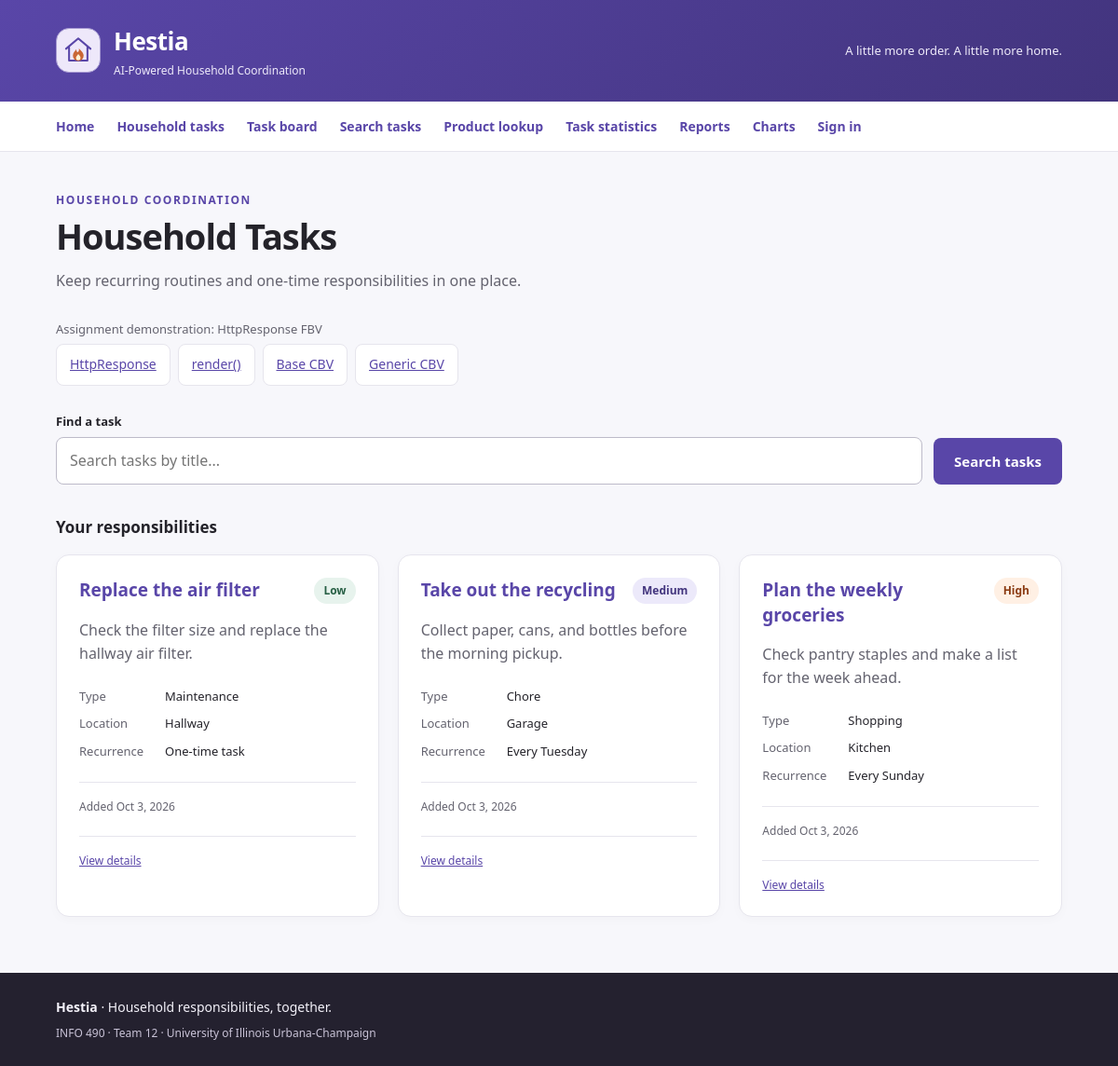
/tasks/manual/, run on the app's committed database.
### workflows/models.py (models this page shows, shortened)
class Task(models.Model):
    class TaskType(models.TextChoices):
        CHORE = "CHORE", "Chore"
        APPOINTMENT = "APPOINTMENT", "Appointment"
        DEADLINE = "DEADLINE", "Deadline"
        ERRAND = "ERRAND", "Errand"
        MAINTENANCE = "MAINTENANCE", "Maintenance"
        SHOPPING = "SHOPPING", "Shopping"
        OTHER = "OTHER", "Other"
    class Priority(models.TextChoices):
        LOW = "LOW", "Low"
        MEDIUM = "MEDIUM", "Medium"
        HIGH = "HIGH", "High"
        URGENT = "URGENT", "Urgent"
    task_id = models.AutoField(primary_key=True)
    workspace = models.ForeignKey(
        Workspace,
        on_delete=models.CASCADE,
        related_name="tasks",
    )
    source_document = models.ForeignKey(
        SourceDocument,
        on_delete=models.SET_NULL,
        null=True,
        blank=True,
        related_name="generated_tasks",
    )
    created_by_membership = models.ForeignKey(
        Membership,
        on_delete=models.SET_NULL,
        null=True,
        blank=True,
        related_name="created_tasks",
    )
    related_product = models.ForeignKey(
        Product,
        on_delete=models.SET_NULL,
        null=True,
        blank=True,
        related_name="related_tasks",
    )
    related_shopping_list_entry = models.ForeignKey(
        ShoppingListEntry,
        on_delete=models.SET_NULL,
        null=True,
        blank=True,
        related_name="related_tasks",
    )
    title = models.CharField(max_length=200)
    description = models.TextField(blank=True)
    task_type = models.CharField(
        max_length=40,
        choices=TaskType.choices,
        default=TaskType.OTHER,
    )
    priority = models.CharField(
        max_length=20,
        choices=Priority.choices,
        default=Priority.MEDIUM,
    )
    recurrence_rule = models.CharField(max_length=255, blank=True)
    default_location = models.CharField(max_length=255, blank=True)
    created_at = models.DateTimeField(auto_now_add=True)
    updated_at = models.DateTimeField(auto_now=True)
    class Meta:
        ordering = [
            "-created_at",
            "title",
        ]
        constraints = [
            models.UniqueConstraint(
                fields=["workspace", "title"],
                name="unique_task_title_per_workspace",
            )
        ]
    def get_absolute_url(self):
        return reverse("workflows:task-detail", kwargs={"pk": self.pk})

### workflows/views.py (the view)
# urls.py: path("manual/", task_manual_view, name="task-manual"),
def task_manual_view(request):
    tasks = filter_tasks(Task.objects.all(), request)
    template = loader.get_template("tasks/task_list.html")
    return HttpResponse(template.render({"tasks": tasks, "view_style": "HttpResponse FBV"}, request))

### workflows/views.py (called while the page is built)
def filter_tasks(queryset, request):
    query = request.GET.get("q", "").strip()
    return queryset.filter(title__icontains=query) if query else queryset

### templates/tasks/task_list.html (shortened to what this page needs)
{% extends "base.html" %}
{% block content %}
<section class="page-header">
    <p class="eyebrow">Household coordination</p>
    <h1>Household Tasks</h1>
    <p>Keep recurring routines and one-time responsibilities in one place.</p>
</section>
{% if view_style %}
<section class="view-demo" aria-label="Assignment demonstration">
    <p class="eyebrow">Assignment demonstration: {{ view_style }}</p>
    <nav class="view-examples" aria-label="View implementation examples">
        <a href="{% url 'workflows:task-manual' %}">HttpResponse</a>
        <a href="{% url 'workflows:task-render' %}">render()</a>
        <a href="{% url 'workflows:task-cbv-base' %}">Base CBV</a>
        <a href="{% url 'workflows:task-cbv-generic' %}">Generic CBV</a>
    </nav>
</section>
{% endif %}
{% endblock %}
{% block send_search %}
<form method="get" class="search-form" role="search">
    <div class="search-field">
        <label for="task-search">Find a task</label>
        <input id="task-search" type="search" name="q" placeholder="Search tasks by title..." value="{{ request.GET.q }}">
    </div>
    <button type="submit">Search tasks</button>
</form>
{% endblock %}
{% block filter %}
<section aria-labelledby="task-results-heading">
    <div class="results-heading">
        <h2 id="task-results-heading">{% if request.GET.q %}Search results{% else %}Your responsibilities{% endif %}</h2>
    </div>
    <div class="task-grid">
        {% for task in tasks %}
            <article class="task-card">
                <div class="card-heading">
                    <h3><a href="{{ task.get_absolute_url }}">{{ task.title }}</a></h3>
                    <span class="status-badge priority-{{ task.priority|lower }}">{{ task.get_priority_display }}</span>
                </div>
                <p class="task-description">{{ task.description|default:"No description provided." }}</p>
                <dl class="task-details">
                    <div><dt>Type</dt><dd>{{ task.get_task_type_display }}</dd></div>
                    <div><dt>Location</dt><dd>{{ task.default_location|default:"No location specified" }}</dd></div>
                    <div><dt>Recurrence</dt><dd>{{ task.recurrence_rule|default:"One-time task" }}</dd></div>
                </dl>
                {% if task.created_at %}
                    <p class="record-date">Added {{ task.created_at|date:"M j, Y" }}</p>
                {% endif %}
                <p class="record-date"><a href="{{ task.get_absolute_url }}">View details</a></p>
            </article>
        {% endfor %}
    </div>
</section>
{% endblock %}

### static files/css/style.css (style rules this page uses)
:root { --hestia-primary: #5946a8; --hestia-primary-dark: #42347d; --hestia-background: #f7f7fb; --hestia-text: #24232a; --hestia-muted: #64636f; --hestia-border: #e6e5ed; }
* { box-sizing: border-box; }
body { margin: 0; min-height: 100vh; display: flex; flex-direction: column; background: var(--hestia-background); color: var(--hestia-text); font: 16px/1.6 "Segoe UI", sans-serif; }
a { color: var(--hestia-primary); }
.page-header { margin-bottom: 28px; }
.page-header h1 { font-size: clamp(28px, 4vw, 38px); line-height: 1.2; letter-spacing: -1px; margin: 7px 0 12px; }
.page-header p { margin: 0; color: var(--hestia-muted); }
.page-header .eyebrow { color: var(--hestia-primary); font-size: 12px; font-weight: 700; letter-spacing: 1.6px; text-transform: uppercase; }
.view-demo { margin-bottom: 28px; }
.view-demo p { margin: 0 0 6px; color: var(--hestia-muted); font-size: 13px; }
.view-examples { display: flex; flex-wrap: wrap; gap: 8px; }
.view-examples a { padding: 10px 14px; border: 1px solid var(--hestia-border); border-radius: 8px; background: white; font-size: 14px; }
.search-form { display: flex; align-items: flex-end; flex-wrap: wrap; gap: 12px; margin-bottom: 32px; }
.search-field { flex: 1; min-width: 200px; }
.search-field label { display: block; font-size: 13px; font-weight: 600; margin-bottom: 6px; }
input { width: 100%; padding: 12px 14px; border: 1px solid #bdbbc9; border-radius: 8px; background: white; color: inherit; font: inherit; }
button, .button-link { display: inline-block; padding: 13px 22px; border: 0; border-radius: 8px; background: var(--hestia-primary); color: white; font: 600 15px/1.6 "Segoe UI", sans-serif; text-decoration: none; cursor: pointer; }
.results-heading h2 { font-size: 17px; margin: 0 0 16px; }
.task-grid { display: grid; grid-template-columns: repeat(auto-fit, minmax(min(100%, 290px), 1fr)); gap: 20px; }
.task-card { background: white; border: 1px solid var(--hestia-border); border-radius: 14px; padding: 24px; box-shadow: 0 3px 12px #24232a06; overflow-wrap: anywhere; }
.card-heading { display: flex; align-items: flex-start; justify-content: space-between; gap: 12px; }
.task-card h3 { margin: 0; font-size: 19px; line-height: 1.4; }
.task-card h3 a { text-decoration: none; }
.status-badge { flex-shrink: 0; padding: 4px 10px; border-radius: 30px; background: #ece9fa; color: var(--hestia-primary-dark); font-size: 12px; font-weight: 700; }
.priority-high, .priority-urgent { background: #fff0e4; color: #8b3b12; }
.priority-low { background: #e7f3ed; color: #286045; }
.task-description { color: var(--hestia-muted); margin: 16px 0 22px; }
.task-details { margin: 0; font-size: 13px; }
.task-details div { display: grid; grid-template-columns: 80px 1fr; gap: 12px; margin-top: 9px; }
.task-details dt { color: var(--hestia-muted); }
.task-details dd { margin: 0; }
.record-date { border-top: 1px solid var(--hestia-border); padding-top: 16px; margin: 22px 0 0; color: var(--hestia-muted); font-size: 12px; }

### data on the page
Task: title "Replace the air filter", priority "Low", description "Check the filter size and replace the hallway air filter.", task_type "Maintenance", default_location "Hallway", recurrence_rule "One-time task", created_at "Oct 3, 2026"
Task: title "Take out the recycling", priority "Medium", description "Collect paper, cans, and bottles before the morning pickup.", task_type "Chore", default_location "Garage", recurrence_rule "Every Tuesday", created_at "Oct 3, 2026"
Task: title "Plan the weekly groceries", priority "High", description "Check pantry staples and make a list for the week ahead.", task_type "Shopping", default_location "Kitchen", recurrence_rule "Every Sunday", created_at "Oct 3, 2026"

### other printed values
{{ view_style }} "HttpResponse FBV"
